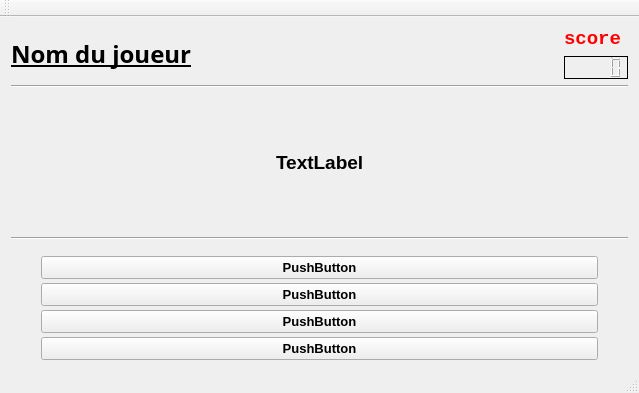
<?xml version="1.0" encoding="UTF-8"?>
<ui version="4.0">
 <class>plansza</class>
 <widget class="QMainWindow" name="plansza">
  <property name="geometry">
   <rect>
    <x>0</x>
    <y>0</y>
    <width>639</width>
    <height>393</height>
   </rect>
  </property>
  <property name="windowTitle">
   <string>Quiz</string>
  </property>
  <property name="documentMode">
   <bool>false</bool>
  </property>
  <property name="dockNestingEnabled">
   <bool>false</bool>
  </property>
  <widget class="QWidget" name="centralWidget">
   <layout class="QVBoxLayout" name="verticalLayout_4" stretch="1,0,20">
    <item>
     <layout class="QHBoxLayout" name="horizontalLayout_2" stretch="0,0,0">
      <item>
       <widget class="QLabel" name="nameUser">
        <property name="font">
         <font>
          <family>Segoe Script</family>
          <pointsize>18</pointsize>
          <weight>75</weight>
          <bold>true</bold>
          <underline>true</underline>
         </font>
        </property>
        <property name="text">
         <string>Nom du joueur</string>
        </property>
       </widget>
      </item>
      <item>
       <spacer name="horizontalSpacer_3">
        <property name="orientation">
         <enum>Qt::Horizontal</enum>
        </property>
        <property name="sizeHint" stdset="0">
         <size>
          <width>40</width>
          <height>20</height>
         </size>
        </property>
       </spacer>
      </item>
      <item>
       <layout class="QVBoxLayout" name="verticalLayout_3">
        <item>
         <widget class="QLabel" name="label">
          <property name="font">
           <font>
            <family>Courier New</family>
            <pointsize>14</pointsize>
            <weight>75</weight>
            <bold>true</bold>
           </font>
          </property>
          <property name="toolTip">
           <string>&lt;html&gt;&lt;head/&gt;&lt;body&gt;&lt;p&gt;&lt;span style=&quot; color:#ff0000;&quot;&gt;score&lt;/span&gt;&lt;/p&gt;&lt;/body&gt;&lt;/html&gt;</string>
          </property>
          <property name="whatsThis">
           <string>&lt;html&gt;&lt;head/&gt;&lt;body&gt;&lt;p&gt;&lt;span style=&quot; color:#ff0000;&quot;&gt;score&lt;/span&gt;&lt;/p&gt;&lt;/body&gt;&lt;/html&gt;</string>
          </property>
          <property name="styleSheet">
           <string notr="true">color: rgb(255, 0, 0);</string>
          </property>
          <property name="text">
           <string>score</string>
          </property>
         </widget>
        </item>
        <item>
         <widget class="QLCDNumber" name="lcdNumber">
          <property name="mouseTracking">
           <bool>false</bool>
          </property>
          <property name="frameShadow">
           <enum>QFrame::Plain</enum>
          </property>
         </widget>
        </item>
       </layout>
      </item>
     </layout>
    </item>
    <item>
     <widget class="Line" name="line">
      <property name="orientation">
       <enum>Qt::Horizontal</enum>
      </property>
     </widget>
    </item>
    <item>
     <layout class="QVBoxLayout" name="verticalLayout_2" stretch="1,3,0">
      <property name="sizeConstraint">
       <enum>QLayout::SetFixedSize</enum>
      </property>
      <item>
       <layout class="QHBoxLayout" name="horizontalLayout">
        <item>
         <spacer name="horizontalSpacer">
          <property name="orientation">
           <enum>Qt::Horizontal</enum>
          </property>
          <property name="sizeHint" stdset="0">
           <size>
            <width>40</width>
            <height>20</height>
           </size>
          </property>
         </spacer>
        </item>
        <item>
         <widget class="QLabel" name="labelTrescPytania">
          <property name="font">
           <font>
            <family>MS Shell Dlg 2</family>
            <pointsize>14</pointsize>
            <weight>75</weight>
            <bold>true</bold>
           </font>
          </property>
          <property name="styleSheet">
           <string notr="true"/>
          </property>
          <property name="text">
           <string>TextLabel</string>
          </property>
         </widget>
        </item>
        <item>
         <spacer name="horizontalSpacer_2">
          <property name="orientation">
           <enum>Qt::Horizontal</enum>
          </property>
          <property name="sizeHint" stdset="0">
           <size>
            <width>40</width>
            <height>20</height>
           </size>
          </property>
         </spacer>
        </item>
       </layout>
      </item>
      <item>
       <widget class="Line" name="line_2">
        <property name="orientation">
         <enum>Qt::Horizontal</enum>
        </property>
       </widget>
      </item>
      <item>
       <layout class="QVBoxLayout" name="verticalLayout" stretch="2,2,2,2">
        <property name="spacing">
         <number>4</number>
        </property>
        <property name="sizeConstraint">
         <enum>QLayout::SetMaximumSize</enum>
        </property>
        <property name="leftMargin">
         <number>30</number>
        </property>
        <property name="topMargin">
         <number>10</number>
        </property>
        <property name="rightMargin">
         <number>30</number>
        </property>
        <item>
         <widget class="QPushButton" name="pushButton_A">
          <property name="font">
           <font>
            <pointsize>10</pointsize>
            <weight>75</weight>
            <bold>true</bold>
           </font>
          </property>
          <property name="layoutDirection">
           <enum>Qt::LeftToRight</enum>
          </property>
          <property name="text">
           <string>PushButton</string>
          </property>
         </widget>
        </item>
        <item>
         <widget class="QPushButton" name="pushButton_B">
          <property name="font">
           <font>
            <pointsize>10</pointsize>
            <weight>75</weight>
            <bold>true</bold>
           </font>
          </property>
          <property name="text">
           <string>PushButton</string>
          </property>
         </widget>
        </item>
        <item>
         <widget class="QPushButton" name="pushButton_C">
          <property name="font">
           <font>
            <pointsize>10</pointsize>
            <weight>75</weight>
            <bold>true</bold>
           </font>
          </property>
          <property name="text">
           <string>PushButton</string>
          </property>
         </widget>
        </item>
        <item>
         <widget class="QPushButton" name="pushButton_D">
          <property name="sizePolicy">
           <sizepolicy hsizetype="Minimum" vsizetype="Maximum">
            <horstretch>0</horstretch>
            <verstretch>0</verstretch>
           </sizepolicy>
          </property>
          <property name="font">
           <font>
            <pointsize>10</pointsize>
            <weight>75</weight>
            <bold>true</bold>
           </font>
          </property>
          <property name="text">
           <string>PushButton</string>
          </property>
         </widget>
        </item>
       </layout>
      </item>
     </layout>
    </item>
   </layout>
  </widget>
  <widget class="QMenuBar" name="menuBar">
   <property name="geometry">
    <rect>
     <x>0</x>
     <y>0</y>
     <width>639</width>
     <height>26</height>
    </rect>
   </property>
  </widget>
  <widget class="QToolBar" name="mainToolBar">
   <attribute name="toolBarArea">
    <enum>TopToolBarArea</enum>
   </attribute>
   <attribute name="toolBarBreak">
    <bool>false</bool>
   </attribute>
  </widget>
  <widget class="QStatusBar" name="statusBar"/>
 </widget>
 <layoutdefault spacing="6" margin="11"/>
 <resources/>
 <connections/>
</ui>
